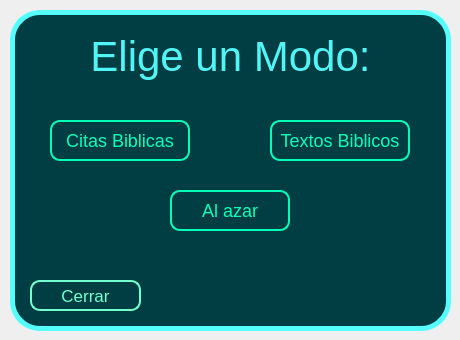
<?xml version="1.0" encoding="UTF-8"?>
<ui version="4.0">
 <class>Form</class>
 <widget class="QWidget" name="Form">
  <property name="geometry">
   <rect>
    <x>0</x>
    <y>0</y>
    <width>460</width>
    <height>340</height>
   </rect>
  </property>
  <property name="windowTitle">
   <string>Modos</string>
  </property>
  <property name="styleSheet">
   <string notr="true">/* Fondo */

QFrame#fr_fondo {
	background: rgb(0, 62, 68);
	border: 5px solid rgb(85, 255, 255);
	border-radius: 30px;
}

/* Combobox */

QComboBox{
    font: 15px arial;
    color: #55ffff;
	background-color: rgba(27, 29, 35, .5);
	border-radius: 10px;
	border: 2px solid rgb(33, 37, 43);
	padding: 5px;
}
QComboBox:hover{
	border: 2px solid rgb(64, 71, 88);
}

QComboBox::drop-down {
	subcontrol-origin: padding;
	subcontrol-position: top right;
	width: 7px; 
	
    border-left-width: 3px;
	border-left-color: rgba(39, 44, 54, 150);
	border-left-style: solid;
	border-top-right-radius: 3px;
	border-bottom-right-radius: 3px;	

    background-position: center;
	background-repeat: no-reperat;
}

QComboBox QAbstractItemView {
	color: rgba(85, 255, 238, 0.8);	
	background-color: rgb(33, 37, 43);
	padding: 10px;
	selection-background-color: rgb(39, 44, 54);
}

/* Labels */

QLabel#lbl_bienvenida {
	font: 42px arial;
	color: rgb(82, 245, 245);
}

QLabel#lbl_usuario, QLabel#lbl_clave {
	font: 24px arial;
	color: rgb(74, 221, 221);
}

QLabel#lbl_alerta {
	font: 22px arial;
	color: rgb(255, 80, 83);
	border: 1px solid rgba(255, 255, 255, .15);
	border-radius: 20px;
/*rgb(0, 204, 0)*/
}

/* QLineEdit */

QLineEdit{
	background: transparent;
	border: none;
	border-bottom: 2px solid rgb(71, 213, 213);
	font-family: arial;
	font-size: 18px;
	color: rgb(107, 255, 211);
}

/* QPushButton */

QPushButton#btn_azar, QPushButton#btn_txtB, QPushButton#btn_ctB {
	font: 18px arial;
	color: rgb(5, 255, 184);
	border: 2px solid rgb(5, 255, 184);
	border-radius: 10px;
}

QPushButton#btn_azar:hover, QPushButton#btn_txtB:hover, QPushButton#btn_ctB:hover {
	background: rgba(5, 255, 184, .3);
}

QPushButton#btn_azar:pressed {
	padding-bottom: 10px;
}

QPushButton#btn_txtB:pressed {
	padding-right: 10px;
}

QPushButton#btn_ctB:pressed {
	padding-left: 10px;
}
QPushButton#btn_continuar {
	font: 17px arial;
	color: rgb(116, 255, 204);
	border: 2px solid rgb(116, 255, 204);
	border-radius: 10px;
}

QPushButton#btn_continuar:hover {
	background: rgb(116, 255, 204);
	color: rgb(0, 62, 68);
}

QPushButton#btn_continuar:pressed {
	padding-left: 10px;
}

/** Author: Francisco Velez */
</string>
  </property>
  <widget class="QFrame" name="fr_fondo">
   <property name="geometry">
    <rect>
     <x>10</x>
     <y>10</y>
     <width>441</width>
     <height>321</height>
    </rect>
   </property>
   <property name="frameShape">
    <enum>QFrame::StyledPanel</enum>
   </property>
   <property name="frameShadow">
    <enum>QFrame::Raised</enum>
   </property>
   <widget class="QLabel" name="lbl_bienvenida">
    <property name="geometry">
     <rect>
      <x>10</x>
      <y>20</y>
      <width>421</width>
      <height>51</height>
     </rect>
    </property>
    <property name="text">
     <string>Elige un Modo:</string>
    </property>
    <property name="alignment">
     <set>Qt::AlignCenter</set>
    </property>
   </widget>
   <widget class="QPushButton" name="btn_continuar">
    <property name="geometry">
     <rect>
      <x>20</x>
      <y>270</y>
      <width>111</width>
      <height>31</height>
     </rect>
    </property>
    <property name="cursor">
     <cursorShape>PointingHandCursor</cursorShape>
    </property>
    <property name="text">
     <string>Cerrar</string>
    </property>
   </widget>
   <widget class="QPushButton" name="btn_azar">
    <property name="geometry">
     <rect>
      <x>160</x>
      <y>180</y>
      <width>120</width>
      <height>41</height>
     </rect>
    </property>
    <property name="cursor">
     <cursorShape>PointingHandCursor</cursorShape>
    </property>
    <property name="text">
     <string>Al azar</string>
    </property>
   </widget>
   <widget class="QPushButton" name="btn_txtB">
    <property name="geometry">
     <rect>
      <x>260</x>
      <y>110</y>
      <width>140</width>
      <height>41</height>
     </rect>
    </property>
    <property name="cursor">
     <cursorShape>PointingHandCursor</cursorShape>
    </property>
    <property name="text">
     <string>Textos Biblicos</string>
    </property>
   </widget>
   <widget class="QPushButton" name="btn_ctB">
    <property name="geometry">
     <rect>
      <x>40</x>
      <y>110</y>
      <width>140</width>
      <height>41</height>
     </rect>
    </property>
    <property name="cursor">
     <cursorShape>PointingHandCursor</cursorShape>
    </property>
    <property name="text">
     <string>Citas Biblicas</string>
    </property>
   </widget>
  </widget>
 </widget>
 <resources/>
 <connections/>
</ui>
